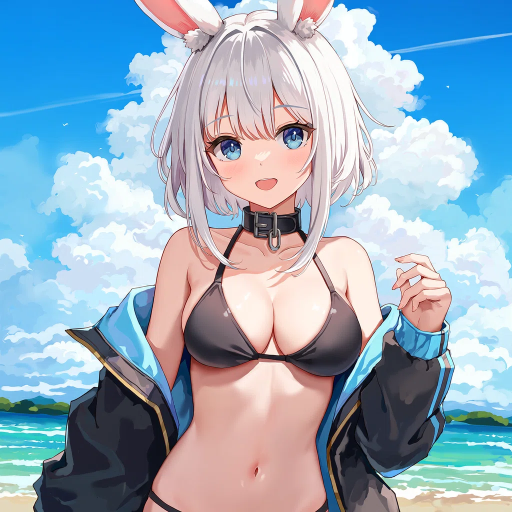
#> input picture app_data_template/snapshots/NAI/artist_bench/image.webp, 1024 x 1024 px (shown at 1/2 size)
$ python -i sequence_canvas_chain.py   (imports and definitions only)
#> lines starting #> are read from the running program, lines starting #| are printed output that depends on the picture
#> further down, picture is the input picture: PIL image 1024x1024 RGBA; mean R, G, B, A 150.2, 173.4, 191.8, 255
#> in build_canvas, `canvas = Image.new("RGB", (canvas_w, canvas_h), (0, 0, 0))`: canvas: PIL image 832x1216 RGB; every value is 0
"""I.Sequence 캔버스 연쇄 — 컷을 옆에 이어 그리는 기하.

원본(`C:/VNR/NAIA2.0/tabs/turbo_event_sequence/workers/sequence_generation_worker.py`)의
방식을 헤드리스로 옮긴 것이다. 컷마다 독립 t2i 를 내는 대신, **직전 이미지를 캔버스에
붙이고 빈 절반만 inpaint 로 메꾼 뒤 새로 생긴 절반만 잘라** 다음 컷으로 쓴다.

    가로(horizontal)                     세로(vertical)
    ┌──────────────┐ 832               ┌───────┬───────┐ 1216
    │  직전 이미지  │ 608               │ 직전  │ 생성  │ 832
    ├──────────────┤ ← 검은 띠          │ 이미지 │ 영역  │
    │  생성 영역    │ 608               └───────┴───────┘
    └──────────────┘ 1216                 608     608

⚠️ **마스크는 1/8 축소본**이다. NAI 의 인페인트 마스크 규약이고, 원본도 그렇게 보낸다
   (`canvas_width // 8`). 캔버스와 같은 크기로 보내면 안 된다.

⚠️ **검은 띠로 split 을 유도한다.** 경계가 흐리면 모델이 두 칸을 한 그림으로 이어
   그려서 잘라낸 컷에 직전 그림의 꼬리가 남는다. 원본은 여기에 더해 네거티브에
   `1.5::split screen, black border ::` 를 넣어 잘라낸 컷 안에 경계가 남지 않게 한다.

가져오지 않은 것: 원본의 `keep_background`(배경 물려받기)는 YOLO 인물 분할
(`person_yolov8n-seg.pt`)로 인물 모양 마스크를 만든다. **구사양이라 안 옮긴다**
(사용자 확인 2026-08-26) - 추가 의존성을 끌어올 이유가 없다. 여기서는 평평한 반쪽
마스크만 쓴다(원본에서도 YOLO 가 실패하면 이 폴백으로 떨어진다).
"""

from __future__ import annotations

from io import BytesIO
from typing import Literal

from PIL import Image, ImageDraw

Direction = Literal["horizontal", "vertical"]

# 1컷(t2i) 해상도 — 캔버스에 붙일 때의 비율과 맞아야 크롭 손실이 적다.
SAMPLE_SIZE: dict[str, tuple[int, int]] = {
    "horizontal": (1152, 832),
    "vertical": (832, 1152),
}

# 2컷~ 인페인트 캔버스. 생성 방향으로 정확히 두 배다.
CANVAS_SIZE: dict[str, tuple[int, int]] = {
    "horizontal": (832, 1216),
    "vertical": (1216, 832),
}

# 직전 이미지를 붙일 영역 = 캔버스의 정확히 절반.
PASTE_SIZE: dict[str, tuple[int, int]] = {
    "horizontal": (832, 608),
    "vertical": (608, 832),
}

# split 유도용 검은 띠. 절반 경계(608) 바로 앞 8px 을 칠한다.
SEAM_BAND_PX = 8

# 마스크 축소 배율(NAI 인페인트 규약).
MASK_SCALE = 8


def _half(direction: Direction) -> int:
    width, height = CANVAS_SIZE[direction]
    return height // 2 if direction == "horizontal" else width // 2


def resize_and_crop(image: Image.Image, target_w: int, target_h: int) -> Image.Image:
    """비율을 지키며 target 을 꽉 채우도록 리사이즈한 뒤 가운데를 자른다."""
#> called with target_w = 832, target_h = 608
    src_w, src_h = image.size
#> src_w = 1024; src_h = 1024
    if src_w <= 0 or src_h <= 0:
        return image.resize((target_w, target_h), Image.Resampling.LANCZOS)
    scale = max(target_w / src_w, target_h / src_h)
#> scale = 0.812
    new_w = max(target_w, int(round(src_w * scale)))
#> new_w = 832
    new_h = max(target_h, int(round(src_h * scale)))
#> new_h = 832
    resized = image.resize((new_w, new_h), Image.Resampling.LANCZOS)
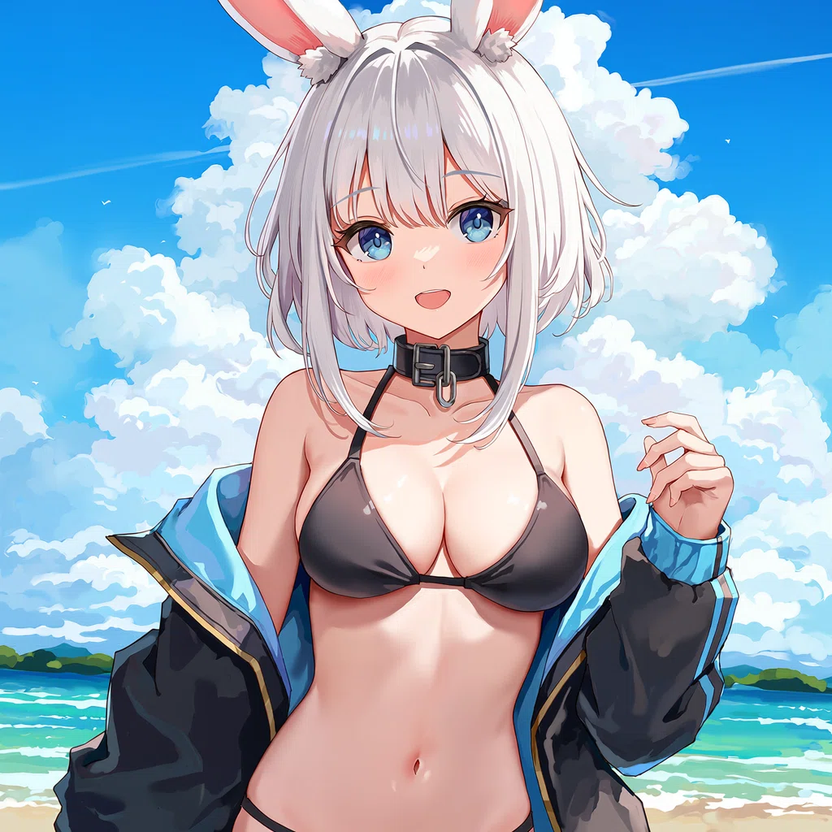
#> resized: PIL image 832x832 RGB; mean R, G, B 150.2, 173.4, 191.7
    left = (new_w - target_w) // 2
#> left = 0
    top = (new_h - target_h) // 2
#> top = 112
    return resized.crop((left, top, left + target_w, top + target_h))
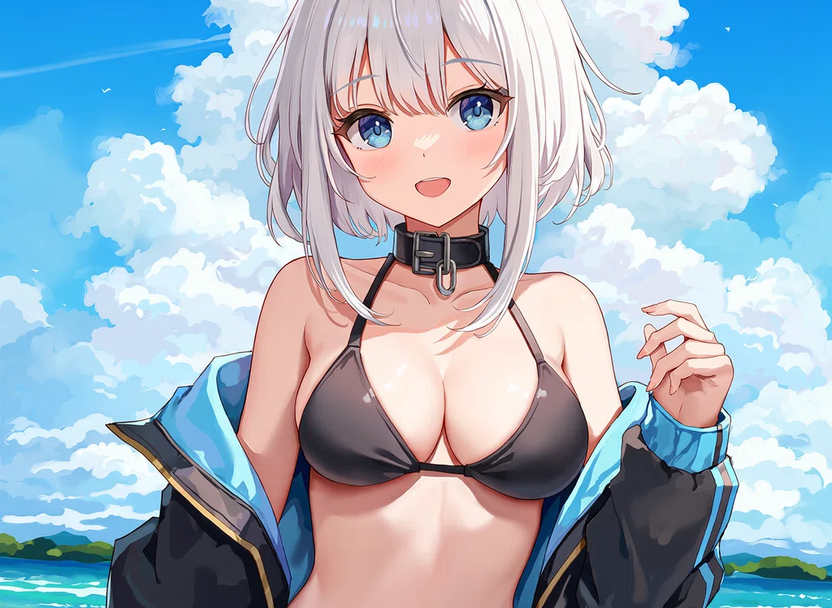
#> returned value: PIL image 832x608 RGB; mean R, G, B 161.2, 180.7, 196.3


def build_canvas(prev_image: Image.Image, direction: Direction = "horizontal") -> Image.Image:
    """직전 이미지를 절반에 붙이고 나머지 절반은 검게 비워 둔 인페인트 캔버스."""
    canvas_w, canvas_h = CANVAS_SIZE[direction]
    paste_w, paste_h = PASTE_SIZE[direction]

    source = prev_image
    if hasattr(source, "load"):
        source.load()
    if source.mode != "RGB":
        source = source.convert("RGB")

    canvas = Image.new("RGB", (canvas_w, canvas_h), (0, 0, 0))
    canvas.paste(resize_and_crop(source, paste_w, paste_h), (0, 0))
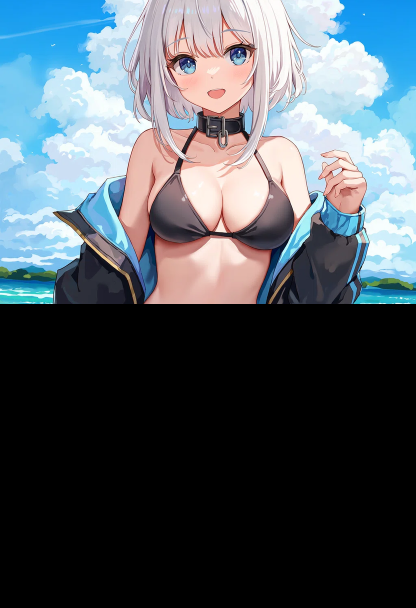
#> canvas: PIL image 832x1216 RGB (shown at 1/2 size); mean R, G, B 80.6, 90.3, 98.1

    half = _half(direction)
    draw = ImageDraw.Draw(canvas)
    if direction == "horizontal":
        draw.rectangle([(0, half - SEAM_BAND_PX), (canvas_w, half)], fill=(0, 0, 0))
    else:
        draw.rectangle([(half - SEAM_BAND_PX, 0), (half, canvas_h)], fill=(0, 0, 0))
    return canvas


# [74 lines left out: functions build_mask, crop_result, _png_bytes, inpaint_payload, crop_result_png, not called in this run]

>>> from PIL import Image
>>> picture = Image.open('../app_data_template/snapshots/NAI/artist_bench/image.webp')
>>> result = build_canvas(picture)
